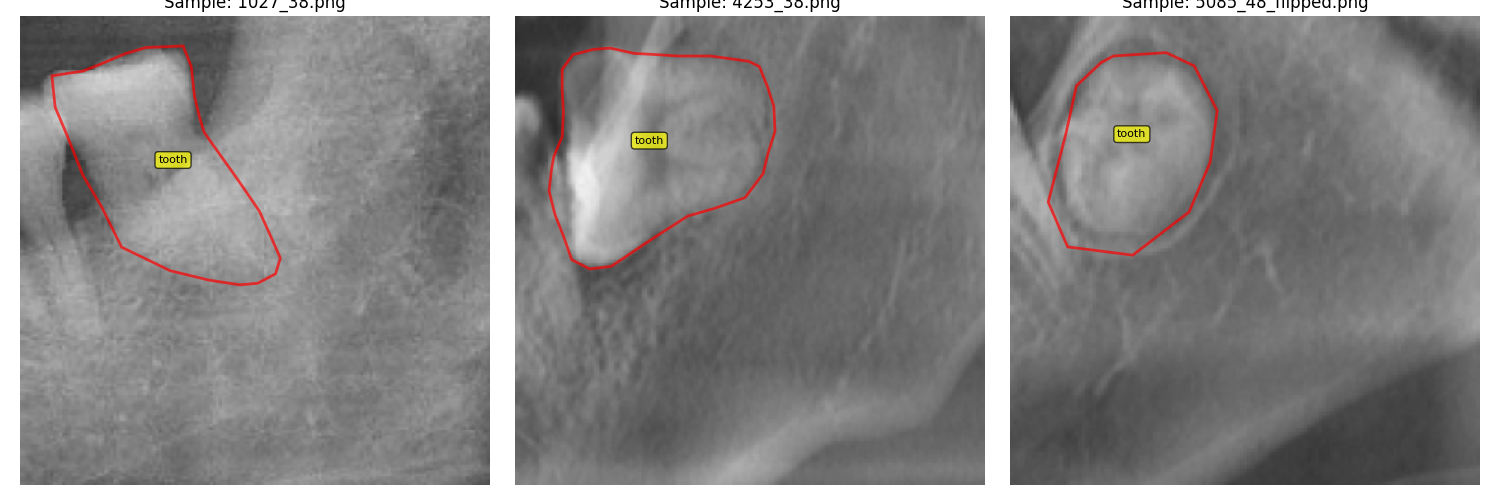
#> input picture 3mSeg/sample_validation.png, 1500 x 500 px; its folder holds only this picture in this run
$ python -i clahe.py   (imports and definitions only)
#> lines starting #> are read from the running program, lines starting #| are printed output that depends on the picture
import cv2
import os
import numpy as np
from tqdm import tqdm
from skimage import exposure

def is_dark(image, threshold=0.3):
    """Check if image is too dark based on histogram"""
#> called with threshold = 0.3
    hist = cv2.calcHist([image], [0], None, [256], [0,256])
#> hist = 256 values, max 86074 at index 255, min 0 at index 244, mean 2929.7
    hist = hist / hist.sum()
#> hist = 256 values, max 0.115 at index 255, min 0 at index 244, mean 0.00391
    return np.sum(hist[:50]) > threshold  # More than threshold% pixels in dark range

def is_bright(image, threshold=0.3):
    """Check if image is too bright based on histogram"""
#> called with threshold = 0.3
    hist = cv2.calcHist([image], [0], None, [256], [0,256])
#> hist = 256 values, max 86074 at index 255, min 0 at index 244, mean 2929.7
    hist = hist / hist.sum()
#> hist = 256 values, max 0.115 at index 255, min 0 at index 244, mean 0.00391
    return np.sum(hist[200:]) > threshold  # More than threshold% pixels in bright range

def normalize_image(image):
    """Advanced normalization with CLAHE and gamma correction"""
    # Convert to float32 for processing
    img = image.astype('float32')
    img_normalized = cv2.normalize(img, None, 0, 255, cv2.NORM_MINMAX)

    # Apply different processing based on brightness
    if is_dark(image):
        # For dark images - more aggressive CLAHE with gamma correction
        clahe = cv2.createCLAHE(clipLimit=4.0, tileGridSize=(8,8))
        img_normalized = clahe.apply(img_normalized.astype('uint8'))
        img_normalized = exposure.adjust_gamma(img_normalized, gamma=0.7)
    elif is_bright(image):
        # For bright images - moderate CLAHE with inverse gamma
        clahe = cv2.createCLAHE(clipLimit=3.0, tileGridSize=(16,16))
        img_normalized = clahe.apply(img_normalized.astype('uint8'))
        img_normalized = exposure.adjust_gamma(img_normalized, gamma=1.3)
    else:
        # For normal images - mild CLAHE
        clahe = cv2.createCLAHE(clipLimit=2.0, tileGridSize=(8,8))
        img_normalized = clahe.apply(img_normalized.astype('uint8'))
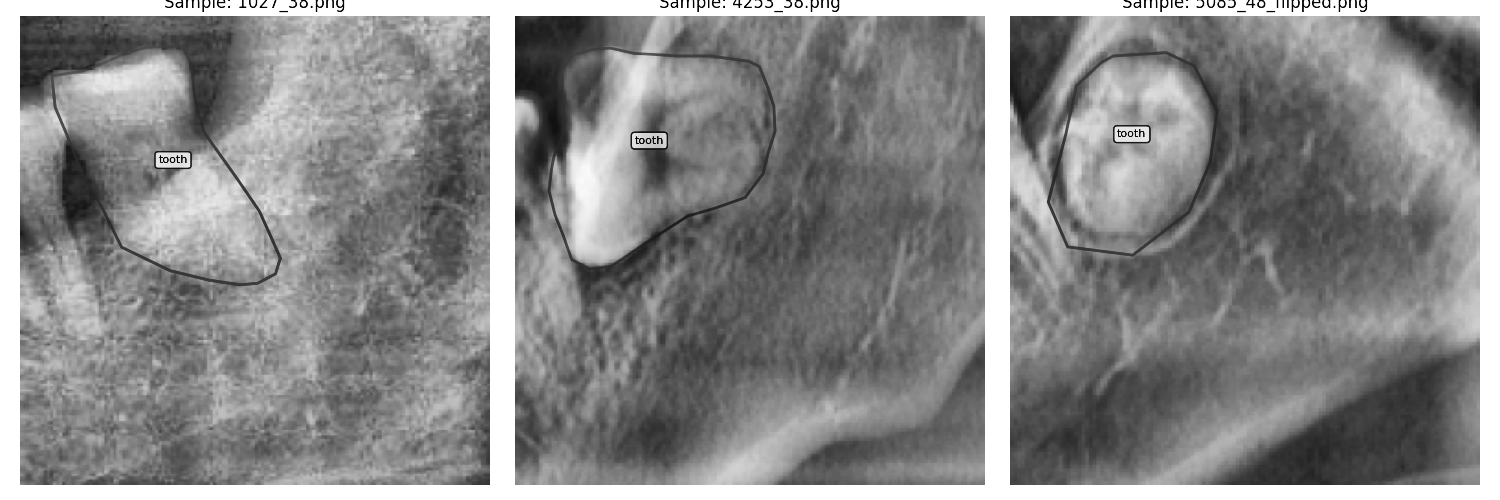
#> img_normalized: shape (500, 1500); min 0, max 255, mean 136.8

    # Final contrast stretching
    p2, p98 = np.percentile(img_normalized, (2, 98))
#> p2 = 47; p98 = 255
    img_normalized = exposure.rescale_intensity(img_normalized, in_range=(p2, p98))
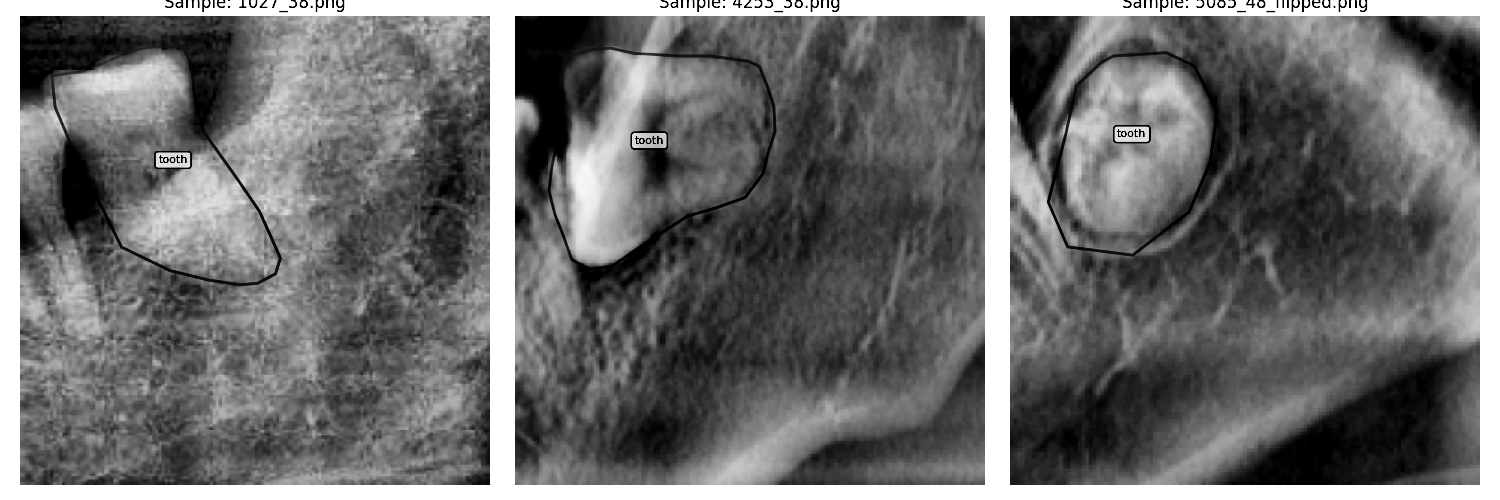
#> img_normalized: shape (500, 1500); min 0, max 255, mean 110

    return img_normalized

# [59 lines left out: functions create_comparison_mosaic, create_histogram_image, process_directory, not called in this run]

# [16 lines not run here, left out]

>>> import cv2
>>> picture = cv2.imread('../3mSeg/sample_validation.png', cv2.IMREAD_GRAYSCALE)
>>> result = normalize_image(picture)
